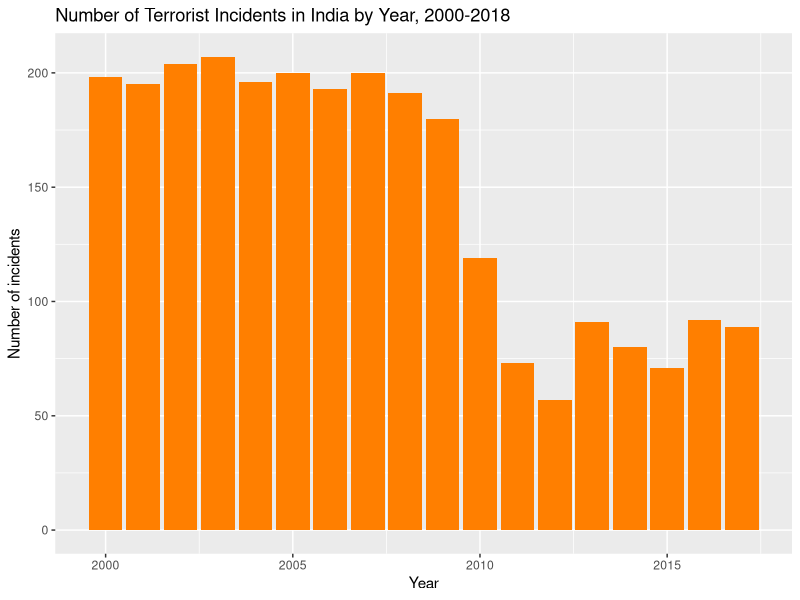
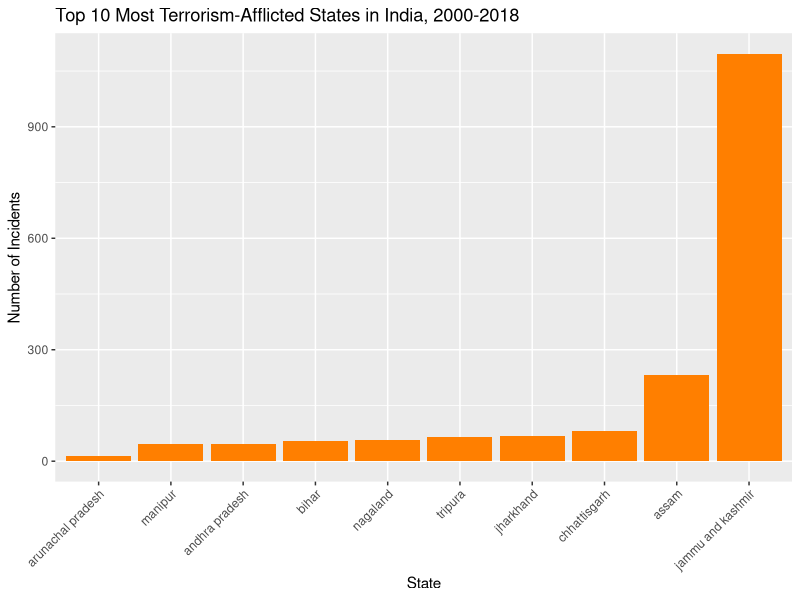
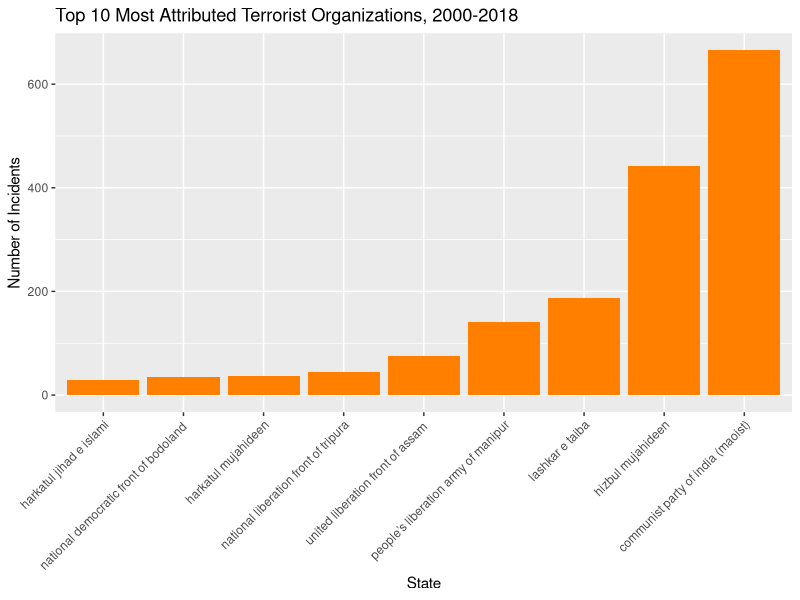

Write the R code that produced these figures, in order.
## VISUALIZATION CODE ##

# This code does the following:
# 1. Visualizes the incident counts of my data by year in a bar graph
# 2. Visualizes the top 10 most terrorism afflicted states in a bar graph
# 3. Visualizes the top 10 most attributed terrorist organizations in a bar graph

library(tidyverse)
library(stringr)
library(purrr)
library(lubridate)

setwd("~/Dropbox/Chicago/Fall 2019/Computational-Tools/Final-Project/Data")
df <- read.csv("processed-satp-india-incidents.csv", stringsAsFactors = F)
df = df[-1]


#Plot of event counts per year
annual_df <- df %>%
  mutate(year = epiyear(date)) %>%
  count(year)

plot1<- ggplot(data = annual_df, aes(x = year, y = n)) +
  geom_bar(stat = "identity", fill = "darkorange1") +
  ylab("Number of incidents") +
  xlab("Year") + 
  ggtitle("Number of Terrorist Incidents in India by Year, 2000-2018")

print(plot1)

#Plot of overall top 10 event counts by state 

state_df <- df %>%
  count(state) %>%
  arrange(desc(n)) %>%
  head(11)

#get rid of NAs
state_df <- state_df[-2,]

plot2 <- ggplot(data = state_df, aes(x=reorder(state,n), y=n)) +
  geom_bar(stat = "identity", fill = "darkorange1") +
  xlab("State") +
  ylab("Number of Incidents") +
  ggtitle("Top 10 Most Terrorism-Afflicted States in India, 2000-2018") +
  theme(axis.text.x = element_text(angle = 45, hjust = 1))

print(plot2)

#Plot of overall top 10 event counts by organization

org_df <- df %>%
  count(attributed.organizations) %>%
  arrange(desc(n)) %>%
  head(10) 

#get rid of NAs
org_df <- org_df[-1,]

plot3 <- ggplot(data = org_df, aes(x=reorder(attributed.organizations,n), y = n)) +
  geom_bar(stat = "identity", fill = "darkorange1") +
  xlab("State") +
  ylab("Number of Incidents") +
  ggtitle("Top 10 Most Attributed Terrorist Organizations, 2000-2018") +
  theme(axis.text.x = element_text(angle = 45, hjust = 1))

print(plot3)  

